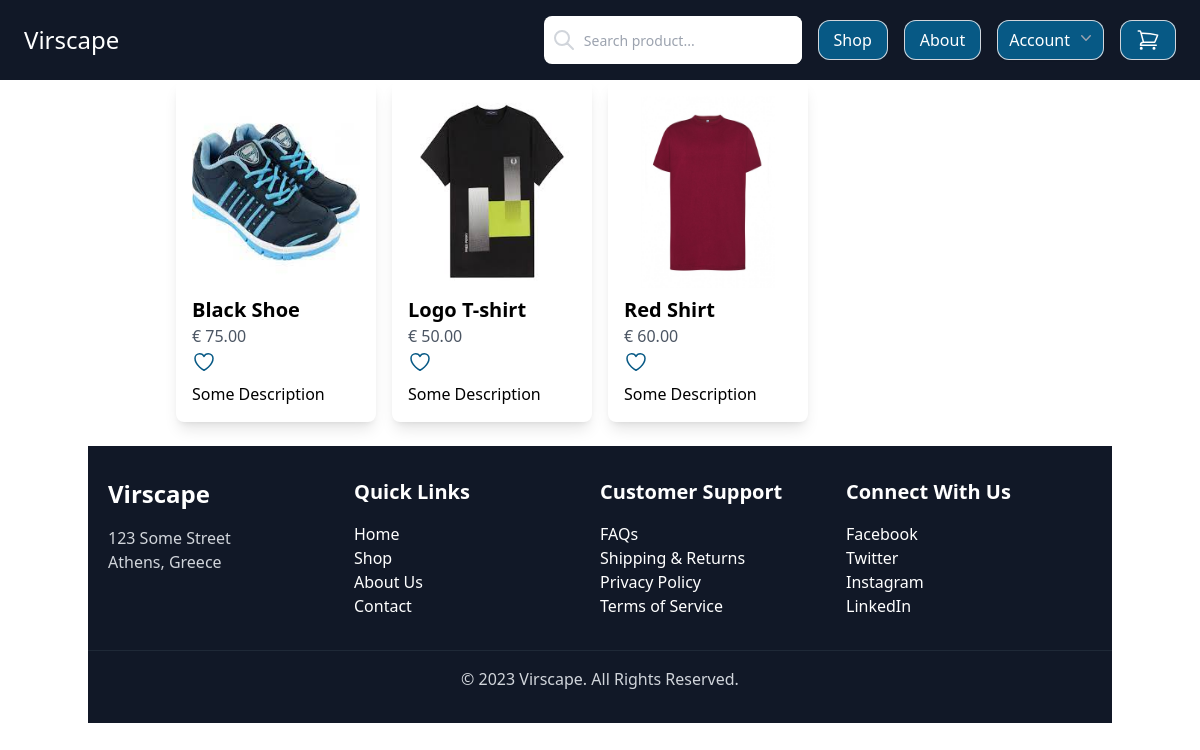
The app's page /my-account/favourites/ (signed in) with its own data.
### shop/models.py (models this page shows, shortened)
class Item(models.Model):
    category = models.ForeignKey(Category, related_name='item', on_delete=models.CASCADE)
    title = models.CharField(max_length=50)
    description = models.TextField(blank=True)
    slug = models.SlugField(null=False, unique=True)
    image = models.ImageField(upload_to='uploads/', blank=True, null=True)
    price = models.FloatField()
    created_date = models.DateField(auto_now_add=True)
    updated_date = models.DateField(auto_now=True)
    favourites = models.ManyToManyField(User, related_name='favourite', default=None, blank=True)
    class Meta:
        ordering = ('-created_date',)
    def get_image(self):
        if self.image:
            return self.image.url

### userprofiles/views.py (the view)
# urls.py: path('my-account/favourites/', views.favourites_list, name="favourites_list"),
@login_required
def favourites_list(request):
    item = Item.objects.filter(favourites=request.user).order_by('-created_date')
    context = {'item':item}
    return render(request, 'userprofiles/favourites.html', context)

### userprofiles/templates/userprofiles/favourites.html (shortened to what this page needs)
{% extends 'core/base.html' %}
{% block content %}
<div class="grid grid-cols-1 sm:grid-cols-2 md:grid-cols-3 lg:grid-cols-4 gap-4">
    {% for fav_item in item %}
    <div class="p-4 bg-white shadow-lg rounded-lg">
        <a href="{% url 'view_item' fav_item.category.slug fav_item.slug %}">
            {% if fav_item.image %}
            <img src="{{ fav_item.get_image }}" alt="Image of {{ fav_item.title }}" class="max-w-full mx-auto h-48">
            {% endif %}
        </a>
        <div class="mt-2">
            <h3 class="text-xl font-semibold">
                <a href="{% url 'view_item' fav_item.category.slug fav_item.slug %}">{{ fav_item.title }}</a>
            </h3>
            <p class="text-gray-600">€ {{ fav_item.price|floatformat:2 }}</p>
        </div>
        <a href="{% url 'userprofiles:add_favourites' fav_item.id %}" class="mt-2 text-sky-800 hover:text-sky-900">
        </a>
        {% if fav_item.description %}
        <p class="mt-2">{{ fav_item.description }}</p>
        {% endif %}
    </div>
    {% endfor %}
</div>
{% endblock content %}

### records on screen
Item: get_image (picture), title "Black Shoe", price "75.00", description "Some Description"
Item: get_image (picture), title "Logo T-shirt", price "50.00", description "Some Description"
Item: get_image (picture), title "Red Shirt", price "60.00", description "Some Description"
